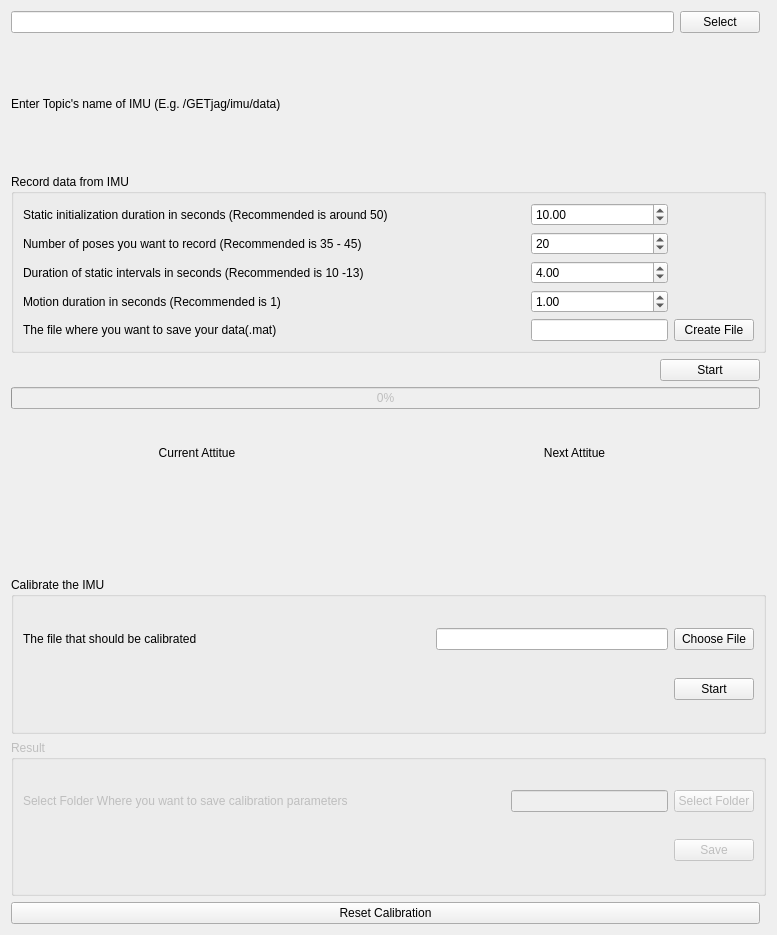
<?xml version="1.0" encoding="UTF-8"?>
<ui version="4.0">
 <class>CalibrationWidget</class>
 <widget class="QWidget" name="CalibrationWidget">
  <property name="geometry">
   <rect>
    <x>0</x>
    <y>0</y>
    <width>777</width>
    <height>935</height>
   </rect>
  </property>
  <property name="windowTitle">
   <string>Form</string>
  </property>
  <property name="autoFillBackground">
   <bool>false</bool>
  </property>
  <layout class="QGridLayout" name="gridLayout">
   <item row="5" column="0">
    <widget class="QProgressBar" name="progressBar">
     <property name="enabled">
      <bool>false</bool>
     </property>
     <property name="value">
      <number>0</number>
     </property>
    </widget>
   </item>
   <item row="10" column="0">
    <widget class="QPushButton" name="resetCalibrationButton">
     <property name="text">
      <string>Reset Calibration</string>
     </property>
    </widget>
   </item>
   <item row="7" column="0" colspan="2">
    <widget class="QGroupBox" name="calibrateGroupBox">
     <property name="autoFillBackground">
      <bool>false</bool>
     </property>
     <property name="title">
      <string>Calibrate the IMU</string>
     </property>
     <layout class="QGridLayout" name="gridLayout_3">
      <item row="0" column="3">
       <widget class="QPushButton" name="calibrateChooseFileButton">
        <property name="sizePolicy">
         <sizepolicy hsizetype="Preferred" vsizetype="Fixed">
          <horstretch>0</horstretch>
          <verstretch>0</verstretch>
         </sizepolicy>
        </property>
        <property name="maximumSize">
         <size>
          <width>100</width>
          <height>16777215</height>
         </size>
        </property>
        <property name="text">
         <string>Choose File</string>
        </property>
       </widget>
      </item>
      <item row="2" column="3">
       <widget class="QPushButton" name="startCalibrateButton">
        <property name="maximumSize">
         <size>
          <width>100</width>
          <height>16777215</height>
         </size>
        </property>
        <property name="text">
         <string>Start</string>
        </property>
       </widget>
      </item>
      <item row="0" column="2">
       <widget class="QLineEdit" name="pathOfCalibrateData">
        <property name="text">
         <string/>
        </property>
       </widget>
      </item>
      <item row="0" column="0">
       <widget class="QLabel" name="label_6">
        <property name="text">
         <string>The file that should be calibrated</string>
        </property>
       </widget>
      </item>
      <item row="0" column="1">
       <spacer name="horizontalSpacer">
        <property name="orientation">
         <enum>Qt::Horizontal</enum>
        </property>
        <property name="sizeHint" stdset="0">
         <size>
          <width>0</width>
          <height>0</height>
         </size>
        </property>
       </spacer>
      </item>
     </layout>
    </widget>
   </item>
   <item row="4" column="0">
    <layout class="QGridLayout" name="gridLayout_6">
     <item row="0" column="0">
      <widget class="QLabel" name="progressText">
       <property name="enabled">
        <bool>true</bool>
       </property>
       <property name="text">
        <string/>
       </property>
      </widget>
     </item>
     <item row="0" column="4">
      <widget class="QPushButton" name="startRecordButton">
       <property name="maximumSize">
        <size>
         <width>100</width>
         <height>16777215</height>
        </size>
       </property>
       <property name="text">
        <string>Start</string>
       </property>
      </widget>
     </item>
     <item row="0" column="2">
      <widget class="QLabel" name="iconLabel">
       <property name="maximumSize">
        <size>
         <width>50</width>
         <height>16777215</height>
        </size>
       </property>
       <property name="text">
        <string/>
       </property>
      </widget>
     </item>
     <item row="0" column="1">
      <widget class="QLabel" name="timeAttitude">
       <property name="maximumSize">
        <size>
         <width>20</width>
         <height>16777215</height>
        </size>
       </property>
       <property name="text">
        <string/>
       </property>
      </widget>
     </item>
    </layout>
   </item>
   <item row="3" column="0" colspan="2">
    <widget class="QGroupBox" name="recordGroupBox">
     <property name="enabled">
      <bool>true</bool>
     </property>
     <property name="autoFillBackground">
      <bool>false</bool>
     </property>
     <property name="title">
      <string>Record data from IMU</string>
     </property>
     <property name="checkable">
      <bool>false</bool>
     </property>
     <layout class="QGridLayout" name="gridLayout_2">
      <item row="3" column="0">
       <widget class="QLabel" name="label_7">
        <property name="text">
         <string>Motion duration in seconds (Recommended is 1)</string>
        </property>
       </widget>
      </item>
      <item row="1" column="0">
       <widget class="QLabel" name="label_3">
        <property name="text">
         <string>Number of poses you want to record (Recommended is 35 - 45)</string>
        </property>
       </widget>
      </item>
      <item row="2" column="2">
       <widget class="QDoubleSpinBox" name="durationOfStaticIntervals">
        <property name="value">
         <double>4.000000000000000</double>
        </property>
       </widget>
      </item>
      <item row="4" column="3">
       <widget class="QPushButton" name="recordDataChooseFileButton">
        <property name="maximumSize">
         <size>
          <width>100</width>
          <height>16777215</height>
         </size>
        </property>
        <property name="text">
         <string>Create File</string>
        </property>
       </widget>
      </item>
      <item row="1" column="2">
       <widget class="QSpinBox" name="numberOfPoses">
        <property name="value">
         <number>20</number>
        </property>
       </widget>
      </item>
      <item row="4" column="0">
       <widget class="QLabel" name="label_5">
        <property name="text">
         <string>The file where you want to save your data(.mat)</string>
        </property>
       </widget>
      </item>
      <item row="1" column="1">
       <spacer name="horizontalSpacer_2">
        <property name="orientation">
         <enum>Qt::Horizontal</enum>
        </property>
        <property name="sizeHint" stdset="0">
         <size>
          <width>40</width>
          <height>20</height>
         </size>
        </property>
       </spacer>
      </item>
      <item row="0" column="0">
       <widget class="QLabel" name="label_2">
        <property name="text">
         <string>Static initialization duration in seconds (Recommended is around 50)</string>
        </property>
       </widget>
      </item>
      <item row="0" column="2">
       <widget class="QDoubleSpinBox" name="staticInitializationDuration">
        <property name="value">
         <double>10.000000000000000</double>
        </property>
       </widget>
      </item>
      <item row="3" column="2">
       <widget class="QDoubleSpinBox" name="durationOfMotionIntervals">
        <property name="value">
         <double>1.000000000000000</double>
        </property>
       </widget>
      </item>
      <item row="4" column="2">
       <widget class="QLineEdit" name="pathOfRecordData">
        <property name="text">
         <string/>
        </property>
       </widget>
      </item>
      <item row="2" column="0">
       <widget class="QLabel" name="label_4">
        <property name="text">
         <string>Duration of static intervals in seconds (Recommended is 10 -13)</string>
        </property>
       </widget>
      </item>
     </layout>
    </widget>
   </item>
   <item row="9" column="0" colspan="2">
    <widget class="QGroupBox" name="ResultgroupBox">
     <property name="enabled">
      <bool>false</bool>
     </property>
     <property name="autoFillBackground">
      <bool>false</bool>
     </property>
     <property name="title">
      <string>Result</string>
     </property>
     <layout class="QGridLayout" name="gridLayout_4" rowstretch="0,0,0">
      <item row="2" column="3">
       <widget class="QPushButton" name="saveParameterButton">
        <property name="maximumSize">
         <size>
          <width>100</width>
          <height>16777215</height>
         </size>
        </property>
        <property name="text">
         <string>Save</string>
        </property>
       </widget>
      </item>
      <item row="0" column="2">
       <widget class="QLineEdit" name="pathOfCalibratedParameter">
        <property name="maximumSize">
         <size>
          <width>16777215</width>
          <height>16777215</height>
         </size>
        </property>
        <property name="text">
         <string/>
        </property>
       </widget>
      </item>
      <item row="0" column="3">
       <widget class="QPushButton" name="calibratedParameterChooseDirectoryButton">
        <property name="maximumSize">
         <size>
          <width>100</width>
          <height>16777215</height>
         </size>
        </property>
        <property name="text">
         <string>Select Folder</string>
        </property>
       </widget>
      </item>
      <item row="0" column="0">
       <widget class="QLabel" name="label">
        <property name="text">
         <string>Select Folder Where you want to save calibration parameters</string>
        </property>
       </widget>
      </item>
      <item row="0" column="1">
       <spacer name="horizontalSpacer_3">
        <property name="orientation">
         <enum>Qt::Horizontal</enum>
        </property>
        <property name="sizeHint" stdset="0">
         <size>
          <width>40</width>
          <height>20</height>
         </size>
        </property>
       </spacer>
      </item>
     </layout>
    </widget>
   </item>
   <item row="6" column="0">
    <layout class="QGridLayout" name="gridLayout_5">
     <item row="1" column="1">
      <widget class="QLabel" name="nextImage">
       <property name="text">
        <string/>
       </property>
       <property name="alignment">
        <set>Qt::AlignCenter</set>
       </property>
      </widget>
     </item>
     <item row="1" column="0">
      <widget class="QLabel" name="attitudeImage">
       <property name="maximumSize">
        <size>
         <width>16777215</width>
         <height>16777215</height>
        </size>
       </property>
       <property name="text">
        <string/>
       </property>
       <property name="alignment">
        <set>Qt::AlignCenter</set>
       </property>
      </widget>
     </item>
     <item row="0" column="0">
      <widget class="QLabel" name="label_8">
       <property name="text">
        <string>Current Attitue</string>
       </property>
       <property name="alignment">
        <set>Qt::AlignCenter</set>
       </property>
      </widget>
     </item>
     <item row="0" column="1">
      <widget class="QLabel" name="label_9">
       <property name="text">
        <string>Next Attitue</string>
       </property>
       <property name="alignment">
        <set>Qt::AlignCenter</set>
       </property>
      </widget>
     </item>
    </layout>
   </item>
   <item row="0" column="0">
    <layout class="QGridLayout" name="imuSelectionBox" columnstretch="0,0">
     <item row="3" column="0">
      <widget class="QLabel" name="label_10">
       <property name="text">
        <string>Enter Topic's name of IMU (E.g. /GETjag/imu/data)</string>
       </property>
      </widget>
     </item>
     <item row="2" column="0">
      <widget class="QLineEdit" name="imuTopicsField"/>
     </item>
     <item row="2" column="1">
      <widget class="QPushButton" name="imuSelectionButton">
       <property name="maximumSize">
        <size>
         <width>100</width>
         <height>16777215</height>
        </size>
       </property>
       <property name="text">
        <string>Select</string>
       </property>
      </widget>
     </item>
    </layout>
   </item>
  </layout>
 </widget>
 <resources/>
 <connections/>
 <slots>
  <slot>cancelButtonClicked()</slot>
 </slots>
</ui>
